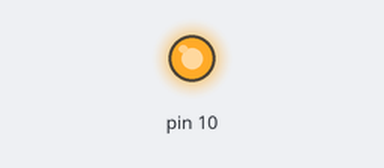
A sketch run on a simulated Arduino Uno, built with avr-gcc and run on an emulated ATmega328P. On the bench: output pins drawn as LEDs (lit = HIGH).

Above: at 2.5 s.
At 7.5 s:
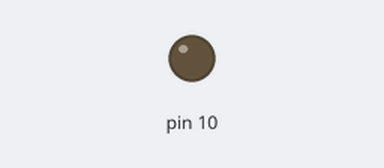
Timing chart, 0 to 13.0 s (numbered marks = the images above):
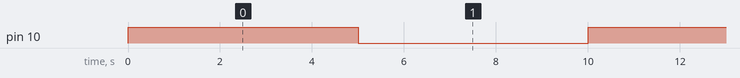

The sketch:

Robotics_5MotorRelay.ino
```cpp
/*
Digital Output
Relay Motor: A coil relay is connected to the Arduino. The Normally Open Contact of the Relay is connected to a Motor supplied by a 9v battery
If the realy is turned on, the motor is also turned on.
 */

int del=5000;
void setup() {
  // Set the pins
  pinMode(10, OUTPUT);
}

void loop() {

  //This part controls the Coil Relay
  digitalWrite(10, HIGH);   // turn the motor on
  delay(del);
  digitalWrite(10, LOW);    // turn the motor off
  delay(del);

}
```

Measured:
- by itself, pin 10: alternates HIGH for 5.0 s and LOW for 5.0 s
